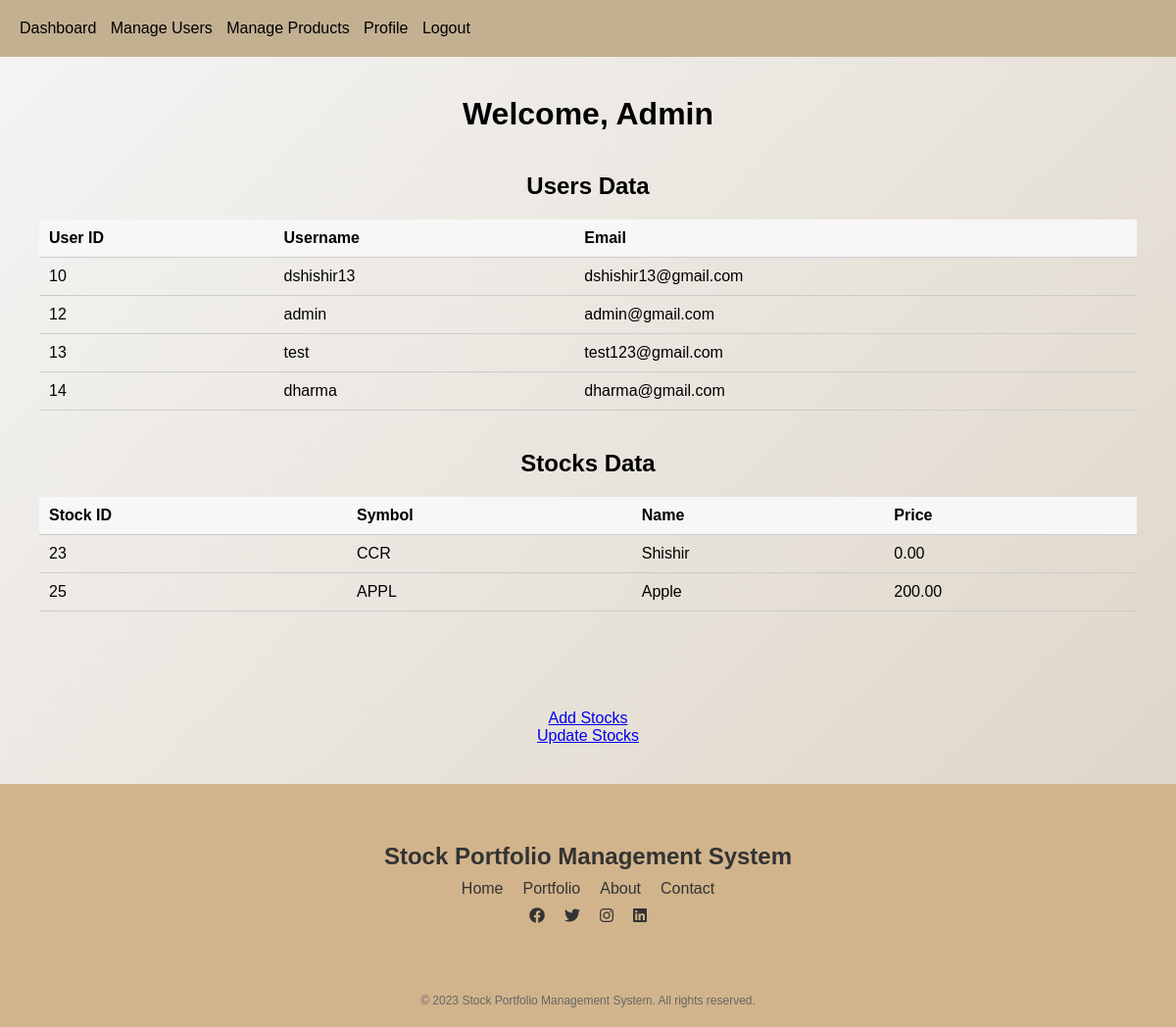
Page /admin/adminDashboard.php (signed in) on the committed database.
### tables this page shows
CREATE TABLE `users` (
  `id` int(11) NOT NULL,
  `username` varchar(255) NOT NULL,
  `email` varchar(255) NOT NULL,
  `role` varchar(255) DEFAULT NULL,
  `password` varchar(255) NOT NULL,
  `created_at` timestamp NOT NULL DEFAULT current_timestamp()
);

CREATE TABLE `stocks` (
  `id` int(11) NOT NULL,
  `symbol` varchar(10) NOT NULL,
  `name` varchar(255) NOT NULL,
  `exchange` varchar(100) DEFAULT NULL,
  `created_at` timestamp NOT NULL DEFAULT current_timestamp(),
  `price` decimal(10,2) NOT NULL,
  `updated_at` timestamp NOT NULL DEFAULT current_timestamp() ON UPDATE current_timestamp()
);

### includes/db.php (called while the page is built, shortened)
<?php
function fetchMultipleRows($query, $params = []) {
    global $pdo;
    $stmt = $pdo->prepare($query);
    $stmt->execute($params);
    return $stmt->fetchAll(PDO::FETCH_ASSOC);
}
?>

### admin/adminDashboard.php (the view, shortened to what this page needs)
<?php
require_once '../includes/db.php';
?>
<!DOCTYPE html>
<html>
<head>
    <link rel="stylesheet" href="../assets/css/styles.css">
</head>
<body>
    <?php include '../templates/adminHeader.php'; ?>
    <div class="container">
        <h1>Welcome, Admin</h1>
        <h2 id="users">Users Data</h2>
        <?php
        $query = "SELECT * FROM users";
        $users = fetchMultipleRows($query);
        if (!empty($users)) {
            echo '<table>';
            echo '<thead>';
            echo '<tr>';
            echo '<th>User ID</th>';
            echo '<th>Username</th>';
            echo '<th>Email</th>';
            echo '</tr>';
            echo '</thead>';
            echo '<tbody>';
            foreach ($users as $user) {
                echo '<tr>';
                echo '<td>' . $user['id'] . '</td>';
                echo '<td>' . $user['username'] . '</td>';
                echo '<td>' . $user['email'] . '</td>';
                echo '</tr>';
            }
            echo '</tbody>';
            echo '</table>';
        } else {
            echo '<p>No users found.</p>';
        }
        ?>
        <h2>Stocks Data</h2>
        <?php
        $query = "SELECT * FROM stocks";
        $stocks = fetchMultipleRows($query);
        if (!empty($stocks)) {
            echo '<table>';
            echo '<thead>';
            echo '<tr>';
            echo '<th>Stock ID</th>';
            echo '<th>Symbol</th>';
            echo '<th>Name</th>';
            echo '<th>Price</th>';
            echo '</tr>';
            echo '</thead>';
            echo '<tbody>';
            foreach ($stocks as $stock) {
                echo '<tr>';
                echo '<td>' . $stock['id'] . '</td>';
                echo '<td>' . $stock['symbol'] . '</td>';
                echo '<td>' . $stock['name'] . '</td>';
                echo '<td>' . $stock['price'] . '</td>';
                echo '</tr>';
            }
            echo '</tbody>';
            echo '</table>';
        } else {
            echo '<p>No stocks found.</p>';
        }
        ?>
    </div>
    <div class="container">
        <a href="addStock.php">Add Stocks</a>
        <a href="updateStock.php">Update Stocks</a>
    </div>
    <?php include '../templates/footer.php'; ?>
</body>
</html>

### templates/adminHeader.php (shortened to what this page needs)
<!DOCTYPE html>
<html>
<head>
    <link rel="stylesheet" href="../assets/css/styles.css">
    <link rel="stylesheet" href="https://cdnjs.cloudflare.com/ajax/libs/font-awesome/5.15.3/css/all.min.css">
</head>
<body>
    <header>
        <nav>
            <ul>
            <li><a href="adminDashboard.php">Dashboard</a></li>
            <li><a href="manageUsers.php">Manage Users</a></li>
            <li><a href="products.php">Manage Products</a></li>
            <li><a href="adminProfile.php">Profile</a></li>
                <li><a href="../auth/logout.php">Logout</a></li>
            </ul>
        </nav>
    </header>
    <main>

### templates/footer.php
<footer>
    <div class="container">
        <div class="footer-content">
            <div class="footer-logo">
                Stock Portfolio Management System
            </div>
            <div class="footer-links">
                <a href="#">Home</a>
                <a href="#">Portfolio</a>
                <a href="#">About</a>
                <a href="#">Contact</a>
            </div>
            <div class="footer-social">
                <a href="#"><i class="fab fa-facebook"></i></a>
                <a href="#"><i class="fab fa-twitter"></i></a>
                <a href="#"><i class="fab fa-instagram"></i></a>
                <a href="#"><i class="fab fa-linkedin"></i></a>
            </div>
        </div>
    </div>
    <div class="footer-bottom">
        &copy; <?php echo date('Y'); ?> Stock Portfolio Management System. All rights reserved.
    </div>
</footer>

### assets/css/styles.css (style rules this page uses)
body { font-family: Arial, sans-serif; margin: 0; padding: 0; display: flex; flex-direction: column; min-height: 100vh; background-color: #f5f5f5; }
.container { flex-grow: 1; display: flex; flex-direction: column; align-items: center; justify-content: center; padding: 40px; box-sizing: border-box; }
header { background-color: #c3b091; padding: 20px; }
nav ul { list-style-type: none; margin: 0; padding: 0; }
nav li { display: inline-block; margin-right: 10px; }
nav a { color: #000; text-decoration: none; }
table { width: 100%; border-collapse: collapse; margin-bottom: 20px; }
table th, table td { padding: 10px; text-align: left; border-bottom: 1px solid #ccc; }
table th { background-color: #f7f7f7; }
footer { background-color: #d2b48c; color: #333; padding: 20px; margin-top: auto; }
.footer-content { display: flex; flex-direction: column; align-items: center; justify-content: center; }
.footer-logo { font-size: 24px; font-weight: bold; margin-bottom: 10px; }
.footer-links { display: flex; flex-wrap: wrap; justify-content: center; margin-bottom: 10px; }
.footer-links a { color: #333; margin: 0 10px; text-decoration: none; }
.footer-social { margin-top: auto; display: flex; justify-content: center; margin-bottom: 10px; }
.footer-social a { display: inline-block; margin: 0 10px; color: #333; text-decoration: none; transition: color 0.3s; }
.footer-bottom { margin-top: 20px; font-size: 12px; text-align: center; color: #666; }
.container { text-align: center; }
h1 { margin-top: 0; }
body { background: linear-gradient(135deg, #f5f5f5, #c3b091, #f5f5f5); background-size: 400% 400%; animation: gradientAnimation 15s ease infinite; }

### rows in the picture
users: id "10", username "dshishir13", email "dshishir13@gmail.com"
users: id "12", username "admin", email "admin@gmail.com"
users: id "13", username "test", email "test123@gmail.com"
users: id "14", username "dharma", email "dharma@gmail.com"
stocks: id "23", symbol "CCR", name "Shishir", price "0.00"
stocks: id "25", symbol "APPL", name "Apple", price "200.00"
